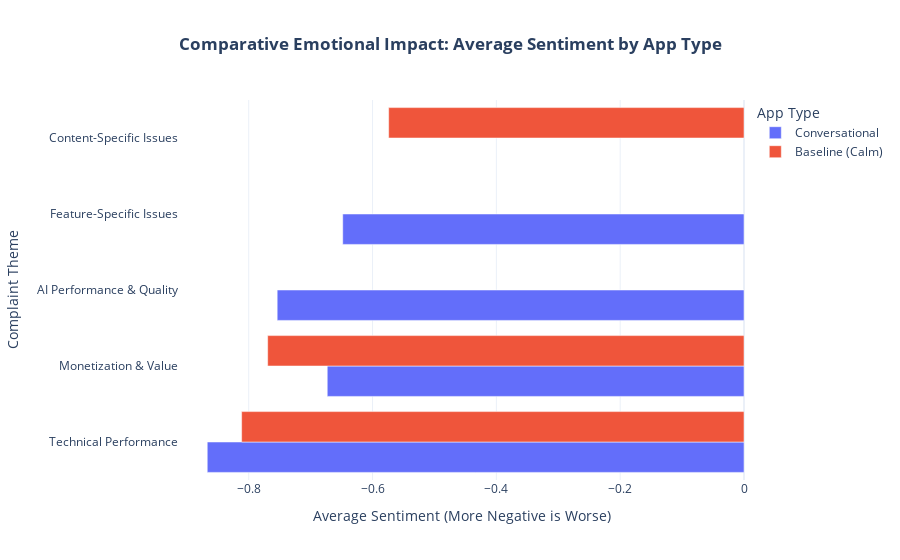

The notebook cell saved with this chart:
### Markdown cell above
### Comparative Analysis 2: Which Complaints Cause More Frustration?

Next, we compare the average emotional sentiment for each complaint theme. This tells us not just what users complain about, but how deeply frustrating each issue is.

### Code cell
# 1. Get sentiment data for both app types
conv_sentiment = df_conv.groupby("theme")["sentiment_score"].mean().reset_index()
conv_sentiment["App Type"] = "Conversational"

base_sentiment = df_base.groupby("theme")["sentiment_score"].mean().reset_index()
base_sentiment["App Type"] = "Baseline (Calm)"

# 2. Combine for plotting
combined_sentiment = pd.concat([conv_sentiment, base_sentiment])
plot_df_sent = combined_sentiment[
    ~combined_sentiment["theme"].isin(
        ["Outliers / Generic", "Other/Misc.", "Uncategorized"]
    )
]

# 3. Create the comparative sentiment chart
fig_sent = px.bar(
    plot_df_sent,
    x="sentiment_score",
    y="theme",
    color="App Type",
    barmode="group",
    orientation="h",
    title="<b>Comparative Emotional Impact: Average Sentiment by App Type</b>",
    labels={
        "sentiment_score": "Average Sentiment (More Negative is Worse)",
        "theme": "Complaint Theme",
    },
    template="plotly_white",
)
fig_sent.update_layout(
    yaxis={"categoryorder": "total ascending"},
    title_x=0.5,
    legend_title_text="App Type",
)
fig_sent.show()

### Figure 1 — Plotly figure (JSON) as saved in the notebook; plotly's stock layout.template omitted (floating-point values rounded to 4 significant figures)
{"data": [{"alignmentgroup": "True", "hovertemplate": "App Type=Conversational<br>Average Sentiment (More Negative is Worse)=%{x}<br>Complaint Theme=%{y}<extra></extra>", "legendgroup": "Conversational", "marker": {"color": "#636efa", "pattern": {"shape": ""}}, "name": "Conversational", "offsetgroup": "Conversational", "orientation": "h", "showlegend": true, "textposition": "auto", "type": "bar", "x": [-0.754, -0.6482, -0.6732, -0.867], "xaxis": "x", "y": ["AI Performance & Quality", "Feature-Specific Issues", "Monetization & Value", "Technical Performance"], "yaxis": "y"}, {"alignmentgroup": "True", "hovertemplate": "App Type=Baseline (Calm)<br>Average Sentiment (More Negative is Worse)=%{x}<br>Complaint Theme=%{y}<extra></extra>", "legendgroup": "Baseline (Calm)", "marker": {"color": "#EF553B", "pattern": {"shape": ""}}, "name": "Baseline (Calm)", "offsetgroup": "Baseline (Calm)", "orientation": "h", "showlegend": true, "textposition": "auto", "type": "bar", "x": [-0.574, -0.7694, -0.8115], "xaxis": "x", "y": ["Content-Specific Issues", "Monetization & Value", "Technical Performance"], "yaxis": "y"}], "layout": {"barmode": "group", "legend": {"title": {"text": "App Type"}, "tracegroupgap": 0}, "title": {"text": "<b>Comparative Emotional Impact: Average Sentiment by App Type</b>", "x": 0.5}, "xaxis": {"anchor": "y", "domain": [0, 1], "title": {"text": "Average Sentiment (More Negative is Worse)"}}, "yaxis": {"anchor": "x", "categoryorder": "total ascending", "domain": [0, 1], "title": {"text": "Complaint Theme"}}}}
